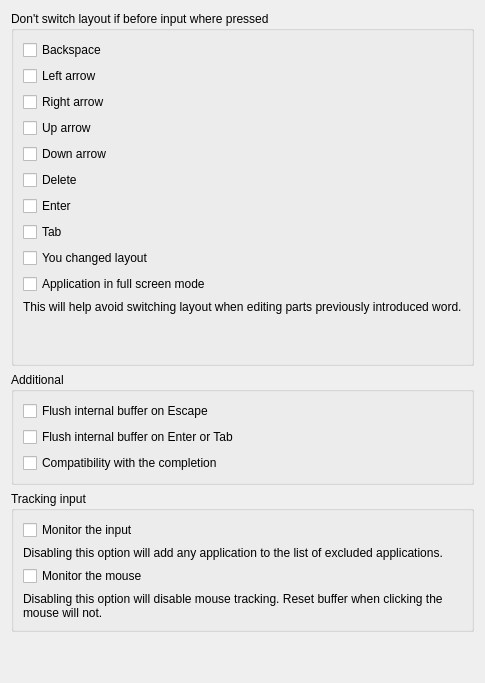
     <widget class="TabBar" name="tabTroubleshooting">
      <property name="locale">
       <locale language="English" country="UnitedStates"/>
      </property>
      <attribute name="title">
       <string>Troubleshooting</string>
      </attribute>
      <layout class="QVBoxLayout" name="verticalLayout_12">
       <item>
        <widget class="QGroupBox" name="groupBox_5">
         <property name="title">
          <string>Don't switch layout if before input where pressed</string>
         </property>
         <layout class="QGridLayout" name="gridLayout_12">
          <item row="0" column="0">
           <layout class="QVBoxLayout" name="verticalLayout_10">
            <item>
             <widget class="QCheckBox" name="tabTroubleshooting_chkBackspace">
              <property name="text">
               <string>Backspace</string>
              </property>
             </widget>
            </item>
            <item>
             <widget class="QCheckBox" name="tabTroubleshooting_chkLeftArrow">
              <property name="text">
               <string>Left arrow</string>
              </property>
             </widget>
            </item>
            <item>
             <widget class="QCheckBox" name="tabTroubleshooting_chkRightArrow">
              <property name="text">
               <string>Right arrow</string>
              </property>
             </widget>
            </item>
            <item>
             <widget class="QCheckBox" name="tabTroubleshooting_chkUpArrow">
              <property name="text">
               <string>Up arrow</string>
              </property>
             </widget>
            </item>
            <item>
             <widget class="QCheckBox" name="tabTroubleshooting_chkDownArrow">
              <property name="text">
               <string>Down arrow</string>
              </property>
             </widget>
            </item>
            <item>
             <widget class="QCheckBox" name="tabTroubleshooting_chkDelete">
              <property name="text">
               <string>Delete</string>
              </property>
             </widget>
            </item>
            <item>
             <widget class="QCheckBox" name="tabTroubleshooting_chkEnter">
              <property name="text">
               <string>Enter</string>
              </property>
             </widget>
            </item>
            <item>
             <widget class="QCheckBox" name="tabTroubleshooting_chkTab">
              <property name="text">
               <string>Tab</string>
              </property>
             </widget>
            </item>
            <item>
             <widget class="QCheckBox" name="tabTroubleshooting_chkChangeLayout">
              <property name="text">
               <string>You changed layout</string>
              </property>
             </widget>
            </item>
            <item>
             <widget class="QCheckBox" name="tabTroubleshooting_chkFullScreen">
              <property name="text">
               <string>Application in full screen mode</string>
              </property>
             </widget>
            </item>
            <item>
             <widget class="QLabel" name="lblProperties">
              <property name="text">
               <string>This will help avoid switching layout when editing parts previously introduced word.</string>
              </property>
             </widget>
            </item>
            <item>
             <spacer name="verticalSpacer_7">
              <property name="orientation">
               <enum>Qt::Vertical</enum>
              </property>
              <property name="sizeType">
               <enum>QSizePolicy::Fixed</enum>
              </property>
              <property name="sizeHint" stdset="0">
               <size>
                <width>20</width>
                <height>40</height>
               </size>
              </property>
             </spacer>
            </item>
           </layout>
          </item>
         </layout>
        </widget>
       </item>
       <item>
        <widget class="QGroupBox" name="groupBox_6">
         <property name="title">
          <string>Additional</string>
         </property>
         <layout class="QGridLayout" name="gridLayout_13">
          <item row="0" column="0">
           <layout class="QVBoxLayout" name="verticalLayout_11">
            <item>
             <widget class="QCheckBox" name="tabTroubleshooting_chkFlushInterBuffEscape">
              <property name="text">
               <string>Flush internal buffer on Escape</string>
              </property>
             </widget>
            </item>
            <item>
             <widget class="QCheckBox" name="tabTroubleshooting_chkFlushInterBuffEnterTab">
              <property name="text">
               <string>Flush internal buffer on Enter or Tab</string>
              </property>
             </widget>
            </item>
            <item>
             <widget class="QCheckBox" name="tabTroubleshooting_chkCompatCompletion">
              <property name="text">
               <string>Compatibility with the completion</string>
              </property>
             </widget>
            </item>
           </layout>
          </item>
         </layout>
        </widget>
       </item>
       <item>
        <widget class="QGroupBox" name="groupBox_7">
         <property name="title">
          <string>Tracking input</string>
         </property>
         <layout class="QGridLayout" name="gridLayout_15">
          <item row="0" column="0">
           <layout class="QGridLayout" name="gridLayout_14">
            <item row="0" column="0">
             <widget class="QCheckBox" name="tabTroubleshooting_chkMonitorInput">
              <property name="text">
               <string>Monitor the input</string>
              </property>
             </widget>
            </item>
            <item row="1" column="0">
             <widget class="QLabel" name="lblProperties_2">
              <property name="text">
               <string>Disabling this option will add any application to the list of excluded applications.</string>
              </property>
             </widget>
            </item>
            <item row="2" column="0">
             <widget class="QCheckBox" name="tabTroubleshooting_chkMonitorMouse">
              <property name="text">
               <string>Monitor the mouse</string>
              </property>
             </widget>
            </item>
            <item row="3" column="0">
             <widget class="QLabel" name="lblProperties_3">
              <property name="text">
               <string>Disabling this option will disable mouse tracking. Reset buffer when clicking the mouse will not.</string>
              </property>
              <property name="wordWrap">
               <bool>true</bool>
              </property>
             </widget>
            </item>
           </layout>
          </item>
         </layout>
        </widget>
       </item>
       <item>
        <spacer name="verticalSpacer_11">
         <property name="orientation">
          <enum>Qt::Vertical</enum>
         </property>
         <property name="sizeHint" stdset="0">
          <size>
           <width>20</width>
           <height>40</height>
          </size>
         </property>
        </spacer>
       </item>
      </layout>
     </widget>
